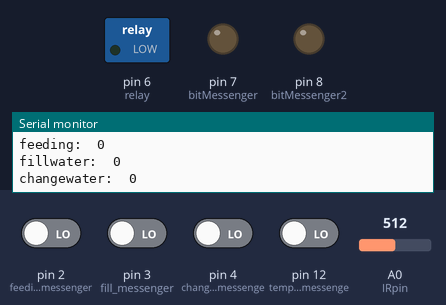
Bench run of a sketch on a simulated Arduino Uno, built with avr-gcc and run on an emulated ATmega328P. Shown: switched loads named in the sketch (green lamp = pin HIGH), output pins drawn as LEDs (lit = HIGH), the last lines printed to the serial monitor. The test bench sets the inputs (shaded band); at power-on: pin 2 (feeding_messenger), pin 3 (fill_messenger), pin 4 (change_messenge), pin 12 (temperture_messenge) LOW, A0 (IRpin) = 512.

Above: at 1.8 s.
1.9 s: pin 4 (change_messenge) driven HIGH
At 4.3 s:
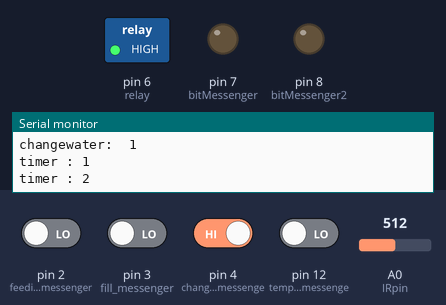
At 14.2 s:
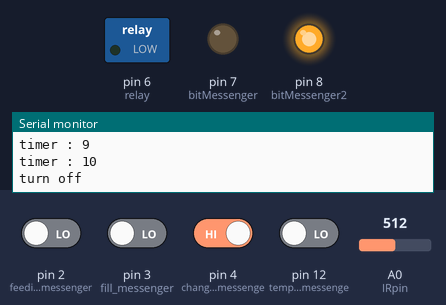
Timing chart, 0 to 27.0 s (numbered marks = the images above; inputs shaded):
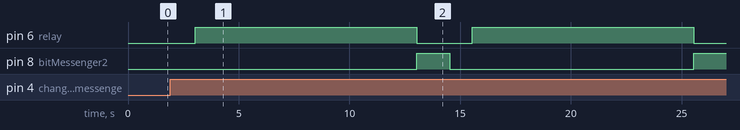

Measured:
- after the input at 1.9 s, pin 6 (relay): alternates HIGH for 10.0 s and LOW for 2.5 s, starting after 1.1 s; pin 8 (bitMessenger2): LOW → HIGH after 11.1 s, → LOW 1.5 s later, → HIGH 11.0 s later

The sketch:

newbruh.ino
```cpp
#define IRpin A0
const int feeding_messenger = 2;
const int fill_messenger = 3;
const int change_messenge  = 4;
const int temperture_messenge = 12;
const int relay = 6;
const int bitMessenger = 7;
const int bitMessenger2 = 8;

int feeding = 0;
int fillwater = 0;
int changewater = 0;
int temperture = 0;

int fillwater_time = 60;
int change_time = 10;
int timer = 0;

float sensorValue, IR_distance;
void setup() {
  Serial.begin(9600);

  pinMode(feeding_messenger, INPUT);
  pinMode(fill_messenger, INPUT);
  pinMode(change_messenge, INPUT);
  pinMode(temperture_messenge, INPUT);
  pinMode(IRpin, INPUT);

  pinMode(relay,OUTPUT);
  pinMode(bitMessenger,OUTPUT);
  pinMode(bitMessenger2,OUTPUT);
}

void loop() {
  sensorValue = analogRead(IRpin);//紅外線校正
  sensorValue *= 0.0048828125;
  IR_distance = 65 * pow(sensorValue, -1.10);
  Serial.println(IR_distance);

  feeding = digitalRead(feeding_messenger);
  fillwater = digitalRead(fill_messenger);
  changewater = digitalRead(change_messenge);
  temperture = digitalRead(temperture_messenge);

  Serial.print("temperture:  ");
  Serial.println(temperture);
  Serial.println("");
  Serial.print("feeding:  ");
  Serial.println(feeding);
  Serial.println("");
  Serial.print("fillwater:  ");
  Serial.println(fillwater);
  Serial.println("");
  Serial.print("changewater:  ");
  Serial.println(changewater);
  Serial.println("");
  delay(1000);
  if(temperture == 1 and IR_distance <= 57 and fillwater == 1){
    digitalWrite(relay ,HIGH);
    while(timer < fillwater_time){
      sensorValue = analogRead(IRpin);//紅外線校正
      sensorValue *= 0.0048828125;
      IR_distance = 65 * pow(sensorValue, -1.10);
      Serial.println(IR_distance);
      if(IR_distance <=57){
        timer++;
        Serial.print("timer : ");
        Serial.println(timer);
        delay(1000);
      }
      else if(IR_distance >57){
        break;
      }
    }
    Serial.println("turn off");
    digitalWrite(relay, LOW);
    digitalWrite(bitMessenger, HIGH);
    delay(1500);
    digitalWrite(bitMessenger, LOW);
  }
  else if(changewater == 1){
    digitalWrite(relay ,HIGH);
    while(timer < change_time){
      timer++;
      digitalWrite(relay, HIGH);
      Serial.print("timer : ");
      Serial.println(timer);
      delay(1000);
    }
    Serial.println("turn off");
    digitalWrite(relay, LOW);
    digitalWrite(bitMessenger2, HIGH);
    delay(1500);
    digitalWrite(bitMessenger2, LOW);
  }
  timer = 0;
}
```
